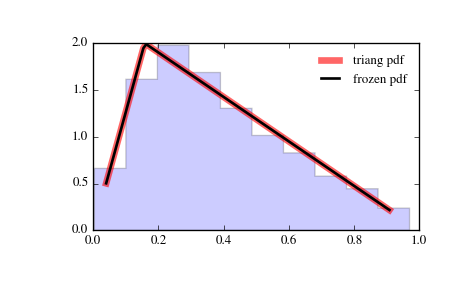

Source code (Python):
from scipy.stats import triang
import matplotlib.pyplot as plt
fig, ax = plt.subplots(1, 1)

# Calculate a few first moments:

c = 0.158
mean, var, skew, kurt = triang.stats(c, moments='mvsk')

# Display the probability density function (``pdf``):

x = np.linspace(triang.ppf(0.01, c),
                triang.ppf(0.99, c), 100)
ax.plot(x, triang.pdf(x, c),
       'r-', lw=5, alpha=0.6, label='triang pdf')

# Alternatively, the distribution object can be called (as a function)
# to fix the shape, location and scale parameters. This returns a "frozen"
# RV object holding the given parameters fixed.

# Freeze the distribution and display the frozen ``pdf``:

rv = triang(c)
ax.plot(x, rv.pdf(x), 'k-', lw=2, label='frozen pdf')

# Check accuracy of ``cdf`` and ``ppf``:

vals = triang.ppf([0.001, 0.5, 0.999], c)
np.allclose([0.001, 0.5, 0.999], triang.cdf(vals, c))
# True

# Generate random numbers:

r = triang.rvs(c, size=1000)

# And compare the histogram:

ax.hist(r, normed=True, histtype='stepfilled', alpha=0.2)
ax.legend(loc='best', frameon=False)
plt.show()
